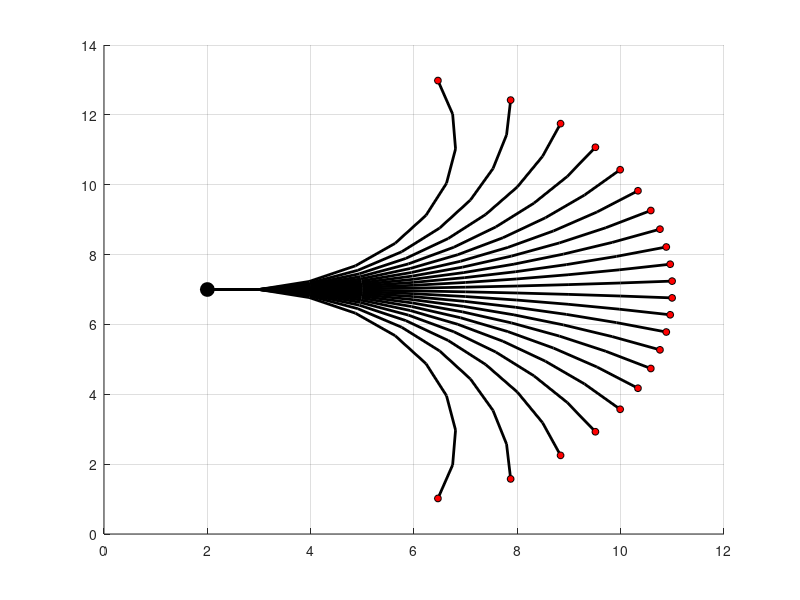

This chart was generated by the following MATLAB code:
%% This program generates motion primitives for a car-like nonholonomic robot
%%
clc; close all; clear all;

% Set vehicle constants
dt = 0.1; % Step by 0.1 seconds
L = 7.5; % Car length

%Starting position and orientation
x_start = 2; y_start = 7; theta_start = 0;

%Initializing figure window and drawing grid and initial position
figure(1); axis([0 12 0 14]); hold on; grid on;
plot(x_start, y_start, 'ko', 'MarkerSize',10, 'MarkerFaceColor','k');

%Simulate forward from x_start
path = [x_start, y_start, theta_start];
deltastep = 10; %Moving for ten steps
max_steering_angle = 1.05; %radians

steering_angle = -max_steering_angle;
while steering_angle <= max_steering_angle
    
    %Calculating and plotting motion primitives in forward direction
    linear_vel = 10;
    for i = 2:deltastep
        path(i,1) = path(i-1,1) + linear_vel*cos(path(i-1,3))*dt;
        path(i,2) = path(i-1,2) + linear_vel*sin(path(i-1,3))*dt;
        path(i,3) = path(i-1,3) + (linear_vel/L)*tan(steering_angle)*dt;
    end
    for j = 2:size(path,1)
        line([path(j,1), path(j-1,1)], [path(j,2), path(j-1,2)], 'Color', 'k', 'LineWidth', 2);
        drawnow
        hold on
    end
    plot(path(j,1), path(j,2), 'ko', 'MarkerSize',5, 'MarkerFaceColor','r');
    
    %Calculating and plotting motion primitives in reverse direction.
    %Uncomment this section to generate draw the motion primitives and
    %To visualize change 'axis([0 12 0 14])' to 'axis([-10 12 0 14])'
    %{
    linear_vel = -10;
    for i = 2:deltastep
        path(i,1) = path(i-1,1) + linear_vel*cos(path(i-1,3))*dt;
        path(i,2) = path(i-1,2) + linear_vel*sin(path(i-1,3))*dt;
        path(i,3) = path(i-1,3) + (linear_vel/L)*tan(steering_angle)*dt;
    end
    for j = 2:size(path,1)
        line([path(j,1), path(j-1,1)], [path(j,2), path(j-1,2)], 'Color', 'k', 'LineWidth', 2);
        drawnow
        hold on
    end
    plot(path(j,1), path(j,2), 'ko', 'MarkerSize',5, 'MarkerFaceColor','r');
    %}
    
    steering_angle = steering_angle + 0.1;
end
